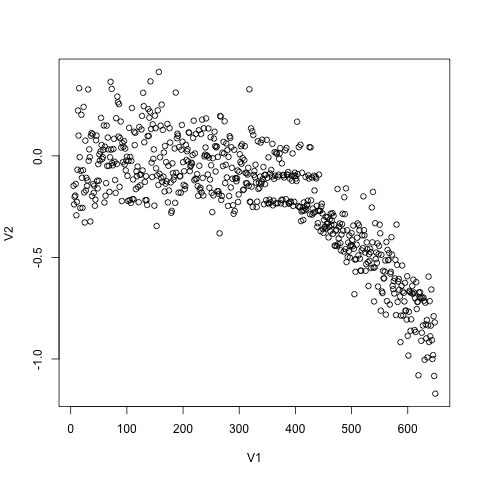

Here is the R script that generated this plot:

a <-read.csv("trial-3-20171229151221.csv", header = FALSE)
plot(a)
png("trial-3-20171229151221.csv.png")
plot(a)

